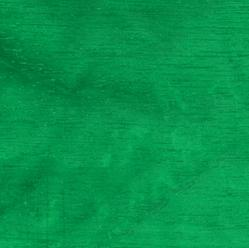
#> input picture color_test/gen_color_pic/test_green.jpg, 249 x 248 px, found by its file name
$ python color_moment.py   (Python 2 division)
#> lines starting #> are read from the running program, lines starting #| are printed output that depends on the picture
import cv2
import numpy as np

# Compute low order moments(1,2,3)
def color_moments(filename):
#> called with filename = './gen_color_pic/test_green.jpg'
    img = cv2.imread(filename)
#> img is the input picture: shape (248, 249, 3); mean B, G, R 76.7, 146.9, 5.7
    if img is None:
        return
    # Convert BGR to HSV colorspace
    hsv = cv2.cvtColor(img, cv2.COLOR_BGR2HSV)
#> hsv: shape (248, 249, 3); mean H, S, V 75, 245.5, 146.9
    # Split the channels - h,s,v
    h, s, v = cv2.split(hsv)
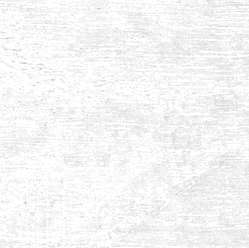
#> s: shape (248, 249); min 199, max 255, mean 245.5
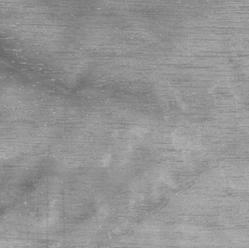
#> v: shape (248, 249); min 101, max 179, mean 146.9
    # Initialize the color feature
    color_feature = []
    # N = h.shape[0] * h.shape[1]
    # The first central moment - average
    h_mean = np.mean(h)  # np.sum(h)/float(N)
#> h_mean = 75
    s_mean = np.mean(s)  # np.sum(s)/float(N)
#> s_mean = 245.5
    v_mean = np.mean(v)  # np.sum(v)/float(N)
#> v_mean = 146.9
    color_feature.extend([h_mean, s_mean, v_mean])
    # The second central moment - standard deviation
    h_std = np.std(h)  # np.sqrt(np.mean(abs(h - h.mean())**2))
#> h_std = 0.246
    s_std = np.std(s)  # np.sqrt(np.mean(abs(s - s.mean())**2))
#> s_std = 7.56
    v_std = np.std(v)  # np.sqrt(np.mean(abs(v - v.mean())**2))
#> v_std = 10.86
    color_feature.extend([h_std, s_std, v_std])
    # The third central moment - the third root of the skewness
    h_skewness = np.mean(abs(h - h.mean())**3)
#> h_skewness = 0.0618
    s_skewness = np.mean(abs(s - s.mean())**3)
#> s_skewness = 656
    v_skewness = np.mean(abs(v - v.mean())**3)
#> v_skewness = 2080.7
    h_thirdMoment = h_skewness**(1./3)
#> h_thirdMoment = 0.395
    s_thirdMoment = s_skewness**(1./3)
#> s_thirdMoment = 8.69
    v_thirdMoment = v_skewness**(1./3)
#> v_thirdMoment = 12.77
    color_feature.extend([h_thirdMoment, s_thirdMoment, v_thirdMoment])

    return color_feature

print color_moments('./gen_color_pic/test_green.jpg')
print color_moments('./gen_color_pic/green.jpg')
print color_moments('./gen_color_pic/yellow.jpg')
#> call 3 of color_moments, with filename = './gen_color_pic/yellow.jpg'
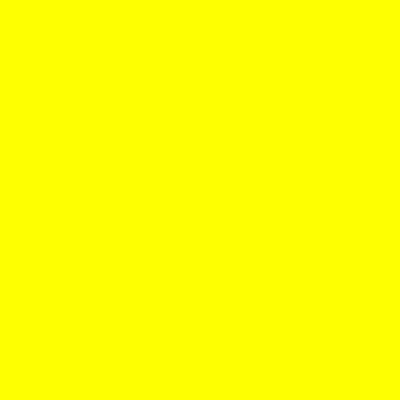
#> input picture color_test_v3/gen_color_pic/yellow.jpg, 400 x 400 px
#> in color_moments, img is the input picture: shape (400, 400, 3); mean B, G, R 0, 255, 255
#> in color_moments (call 3), `hsv = cv2.cvtColor(img, cv2.COLOR_BGR2HSV)`: hsv: shape (400, 400, 3); mean H, S, V 30, 255, 255
#> in color_moments (call 3), `h, s, v = cv2.split(hsv)`: h: shape (400, 400); every value is 30
#> in color_moments (call 3), `h, s, v = cv2.split(hsv)`: s: shape (400, 400); every value is 255
#> in color_moments (call 3), `h_mean = np.mean(h)`: h_mean = 30
#> in color_moments (call 3), `s_mean = np.mean(s)`: s_mean = 255
#> in color_moments (call 3), `h_std = np.std(h)`: h_std = 0
print color_moments('./gen_color_pic/blue.jpg')
print color_moments('./gen_color_pic/red.jpg')
